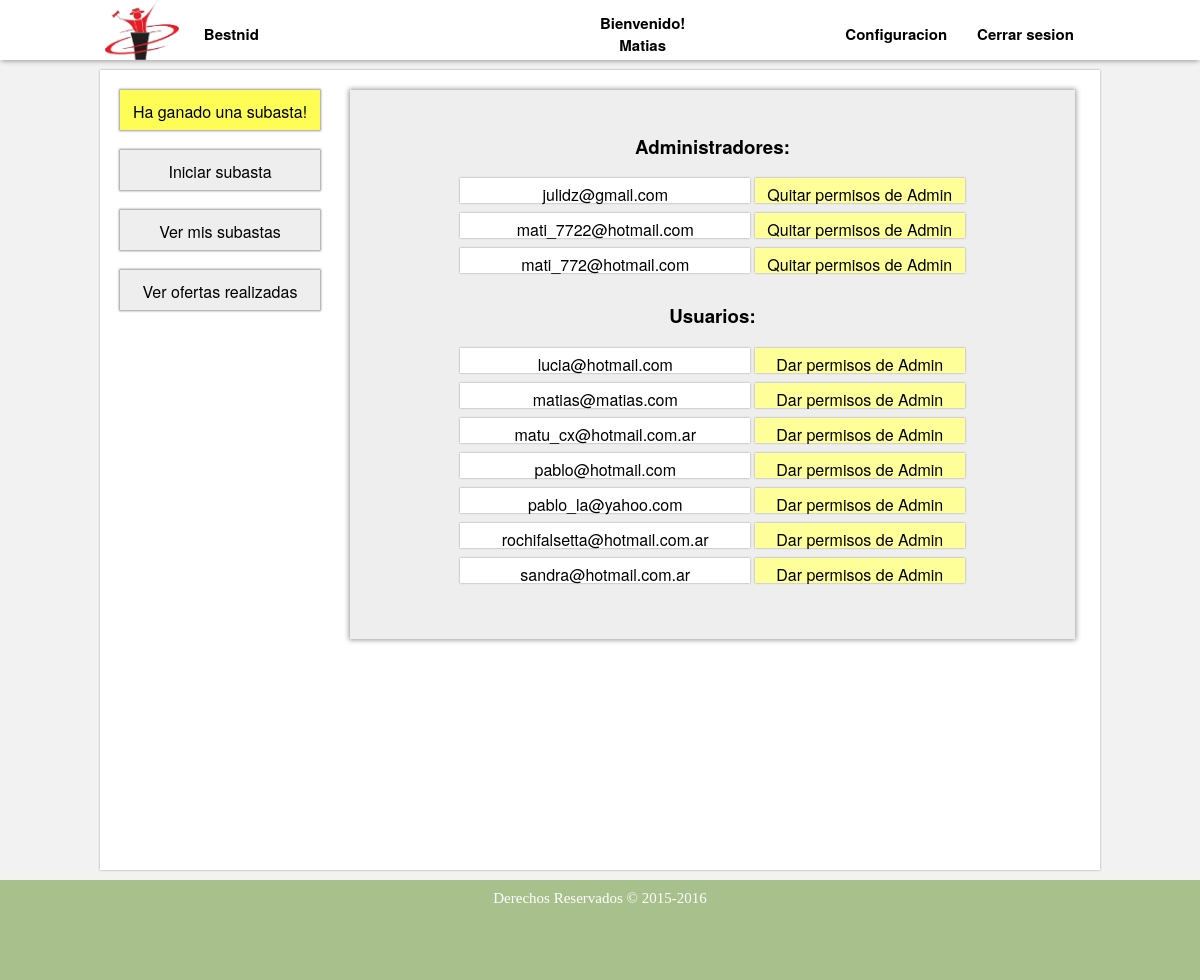
The page /listar_usuarios.php (signed in) on the database its author committed.
### tables this page shows
CREATE TABLE IF NOT EXISTS `usuario` (
`idUsuario` int(11) NOT NULL,
  `administrador` tinyint(1) NOT NULL,
  `fechaNac` date NOT NULL,
  `mail` varchar(50) NOT NULL,
  `nombre` varchar(50) NOT NULL,
  `apellido` varchar(50) NOT NULL,
  `dni` int(11) NOT NULL,
  `tarjetaCredito` int(11) NOT NULL,
  `contrasenia` varchar(50) NOT NULL
);

### listar_usuarios.php (the view, shortened to what this page needs)
<!DOCTYPE html>
<html lang="es">
	<head>
		<link rel="stylesheet" href="./estilos/estilo.css">
		<link rel="stylesheet" href="./estilos/otros_estilos.css">
		<link rel="stylesheet" href="./estilos/nuevos_estilos.css">
	</head>
	<body>
		<?php include ('./menu.php'); ?>
		<div id='cuerpo'>
			<section>
				<div id="contenedor">
					<h3><b>Administradores: </b></h3>
					<?php
						$conec=conectar();
						$resul=mysqli_query($conec,"SELECT * FROM usuario WHERE administrador = 1 ORDER BY mail");
						while($usuario=mysqli_fetch_array($resul)){
							echo "<div class='nombre_config'>$usuario[mail]</div> ";
							echo "<a href='./listar_usuarios.php?id=$usuario[idUsuario]&admin=0'><div class='boton_config2'>Quitar permisos de Admin</div></a></br>";
						}
						$resul=mysqli_query($conec,"SELECT * FROM usuario WHERE administrador = 0 ORDER BY mail");
						echo "<h3><b>Usuarios: </b></h3>";
						while($usuario=mysqli_fetch_array($resul)){
							echo "<div class='nombre_config'>$usuario[mail]</div> ";
							echo "<a href='./listar_usuarios.php?id=$usuario[idUsuario]&admin=1'><div class='boton_config2'>Dar permisos de Admin</div></a></br>";
						}
					?>
				</div>
			</section>
			<aside>
				<?php include ('./aside_botones.php'); ?>
				<a href="./iniciar_subasta.php"><div class="boton_aside">Iniciar subasta</div></a>
				<a href="./ver_mis_subastas.php"><div class="boton_aside">Ver mis subastas</div></a>
				<a href="./ver_mis_ofertas.php"><div class="boton_aside">Ver ofertas realizadas</div></a>
			</aside>
		</div>
		<footer>
			<span>Derechos Reservados &copy; 2015-2016</span>
		</footer>
	</body>
</html>

### estilos/estilo.css (style rules this page uses)
body { background-color: rgb(242, 242, 242); margin: auto; }
#cuerpo { background: white; font-family: 'Helvetica Neue', Helvetica, Arial, sans-serif; box-shadow: 0px 0px 2px #999; width: 1000px; margin: auto; margin-top: 70px; margin-bottom: 10px; min-height: 800px; overflow: hidden; }
section { width: 730px; margin-right: 20px; margin-top: 20px; padding-left: 20px; float: right; }
aside { width: 210px; margin-left: 20px; margin-top: 20px; float: left; }
.boton_aside { box-shadow: 0px 0px 2px 1px #999; background-color: #EEEEEE; text-align: center; width: 200px; margin-bottom: 20px; padding-top: 10px; height: 30px; }
a { font-family: 'Helvetica Neue', Helvetica, Arial, sans-serif; text-decoration: none; color: black; }
footer { background-color: #A8C08C; padding: 10px; height: 80px; min-width: 980px; text-align: center; font-size: 15px; color: grey; clear: both; }
footer span { color: white; }

### estilos/otros_estilos.css (style rules this page uses)
.boton_config2 { box-shadow: 0px 0px 2px 0px #999; background-color: #FFFF99; display: inline-block; text-align: center; width: 210px; margin-bottom: 10px; padding-top: 5px; height: 20px; }
.nombre_config { box-shadow: 0px 0px 2px 0px #999; background-color: white; display: inline-block; text-align: center; width: 290px; margin-bottom: 10px; padding-top: 5px; height: 20px; }

### estilos/nuevos_estilos.css (style rules this page uses)
#contenedor { box-shadow: 0px 0px 5px 1px #999; background-color: #EEEEEE; width: 725px; padding-top: 1px; margin-bottom: 20px; text-align: center; }

### rows shown on the page
usuario: mail "julidz@gmail.com"
usuario: mail "mati_7722@hotmail.com"
usuario: mail "mati_772@hotmail.com"
usuario: mail "lucia@hotmail.com"
usuario: mail "matias@matias.com"
usuario: mail "matu_cx@hotmail.com.ar"
usuario: mail "pablo@hotmail.com"
usuario: mail "pablo_la@yahoo.com"
usuario: mail "rochifalsetta@hotmail.com.ar"
usuario: mail "sandra@hotmail.com.ar"

### other values the page prints
$_SESSION['nombre'] "Matias"
